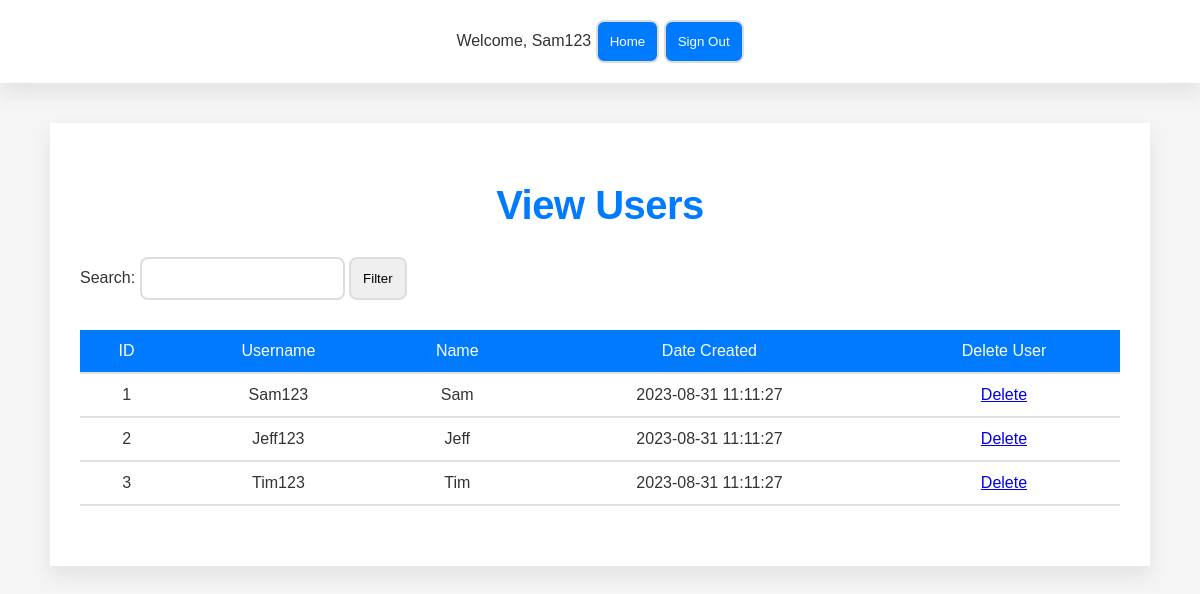
The app's page /www/admin/view_users.php (signed in) with its own data.
### tables this page shows
create table if not exists User (
    userId int primary key auto_increment,
    name varchar(255) not null,
    username varchar(255) unique,
    password varchar(255) not null,
    role enum('user', 'admin') default 'user',
    createdDate datetime default current_timestamp
);

### www/admin/view_users.php (the view, shortened to what this page needs)
<?php
$servername = "192.168.56.12";
$username = "admin";
$password = "admin_pw";
$dbname = "RecipeManagementSystem";
$conn = new mysqli($servername, $username, $password, $dbname);
$filter = "";
$sql = "SELECT * FROM User WHERE role = 'user'";
$result = $conn->query($sql);
?>
<html>
<head>
    <link rel="stylesheet" type="text/css" href="../common/style/style.css">
</head>
<body>
    <header>
        <?php include '../common/navbar.php'; ?>
    </header>
    <main>
        <h1>View Users</h1>
        <form action="view_users.php" method="POST">
            <div>
                Search: <input type="text" name="filter" value="<?php echo $filter; ?>" />
                <input type="submit" value="Filter" />
            </div>
        </form>
        <table>
            <tr>
                <th>ID</th>
                <th>Username</th>
                <th>Name</th>
                <th>Date Created</th>
                <th>Delete User</th>
            </tr>
            <?php
            if ($result->num_rows > 0) {
                while ($row = $result->fetch_assoc()) {
                    echo "<tr>";
                    echo "<td>" . $row["userId"] . "</td>";
                    echo "<td>" . $row["username"] . "</td>";
                    echo "<td>" . $row["name"] . "</td>";
                    echo "<td>" . $row["createdDate"] . "</td>";
                    echo "<td><a href='delete_user.php?userId=".$row["userId"]."'>Delete</a></td>";
                    echo "</tr>";
                }
            } else {
                echo "0 results";
            }
            ?>
        </table>
    </main>
</body>
</html>

### www/common/navbar.php (shortened to what this page needs)
<!DOCTYPE html>
<html lang="en">
<head>
    <link rel="stylesheet" href="style/style.css" />
</head>
<body>
    <div class="navbar">
        <div>
            <?php
            if (isset($_SESSION['username'])) {
                echo 'Welcome, ' . $_SESSION['username'];
                ?>
                <form action="<?php echo $_SESSION['role'] == 'admin' ? 'http://127.0.0.1:8081/admin.php' : 'http://127.0.0.1:8080/'; ?>" method="GET" style="display:inline;">
                    <button type="submit">Home</button>
                </form>
                <form action="../common/sign_out.php" method="POST" style="display:inline;">
                    <button type="submit">Sign Out</button>
                </form>
                <?php
            } else {
                echo '<a href="http://127.0.0.1:8080/common/sign_in.php">Sign In</a>';
            }
            ?>
        </div>
    </div>
</body>
</html>

### www/common/style/style.css (style rules this page uses)
:root { --main-blue: #007BFF; --hover-blue: #0056b3; --soft-gray: #F5F5F5; --text-gray: #333; --border-gray: #E0E0E0; --input-border-gray: #DDD; --transition-speed: 0.3s; }
* { box-sizing: border-box; margin: 0; padding: 0; font-family: 'Poppins', sans-serif; }
body { background-color: var(--soft-gray); color: var(--text-gray); line-height: 1.6; font-size: 16px; }
main { max-width: 1100px; margin: 40px auto; padding: 30px; background-color: #FFF; box-shadow: 0 10px 20px rgba(0, 0, 0, 0.08); }
h1 { text-align: center; padding: 20px 0; font-size: 2.5em; color: var(--main-blue); font-weight: 600; letter-spacing: -0.5px; }
header { background-color: #FFF; box-shadow: 0 10px 20px rgba(0, 0, 0, 0.08); padding: 20px 0; text-align: center; }
table { width: 100%; margin: 30px 0; border-collapse: collapse; }
td, th { padding: 12px 15px; border-bottom: 2px solid var(--border-gray); text-align: center; }
th { background-color: var(--main-blue); color: #FFF; font-weight: 500; }
form, form.div { display: grid; grid-template-columns: max-content 1fr; grid-gap: 20px 1em; text-align: center; margin: auto; }
input, button, select, textarea, .delete-button { grid-column: 2 / 3; padding: 12px; border: 2px solid var(--input-border-gray); border-radius: 8px; transition: border-color var(--transition-speed); }
button, .delete-button { background-color: var(--main-blue); color: #FFF; cursor: pointer; transition: background-color var(--transition-speed); }

### records on screen
user: userId "1", username "Sam123", name "Sam", createdDate "2023-08-31 11:11:27"
user: userId "2", username "Jeff123", name "Jeff", createdDate "2023-08-31 11:11:27"
user: userId "3", username "Tim123", name "Tim", createdDate "2023-08-31 11:11:27"

### other values on screen
$_SESSION['username'] "Sam123"
